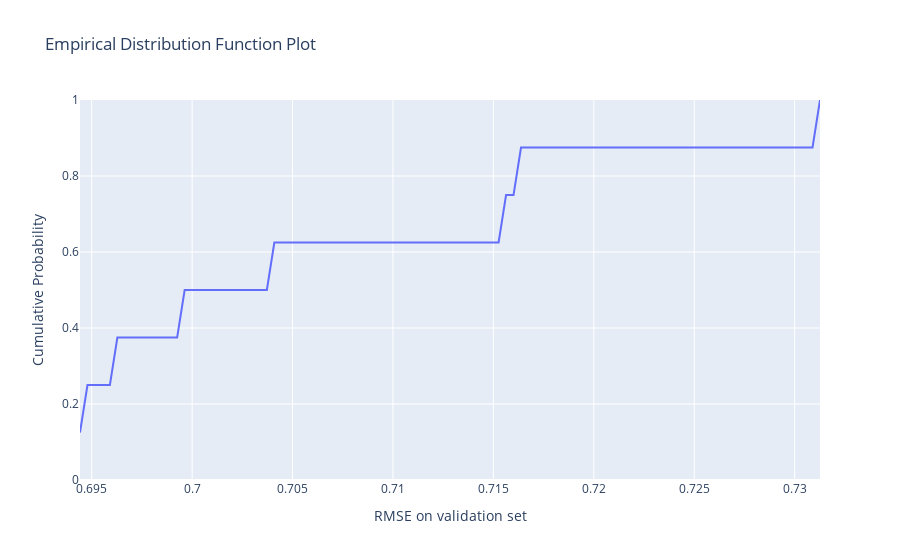

Notebook source saved alongside this figure:
### Code cell
# Visualize empirical distribution function; The cumulative probability at any point on the line represents the percentage of trials whose objective value is less than the objective value at that point.
optuna.visualization.plot_edf(study, target_name="RMSE on validation set")
